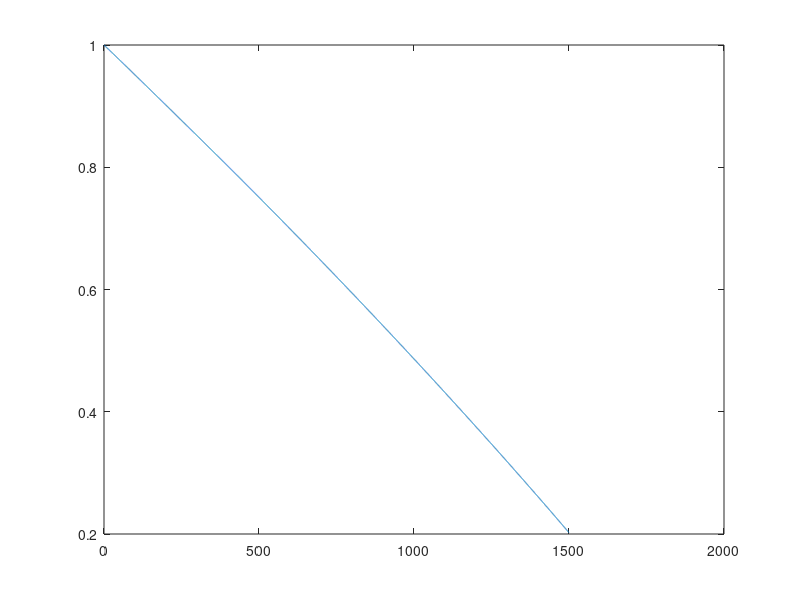
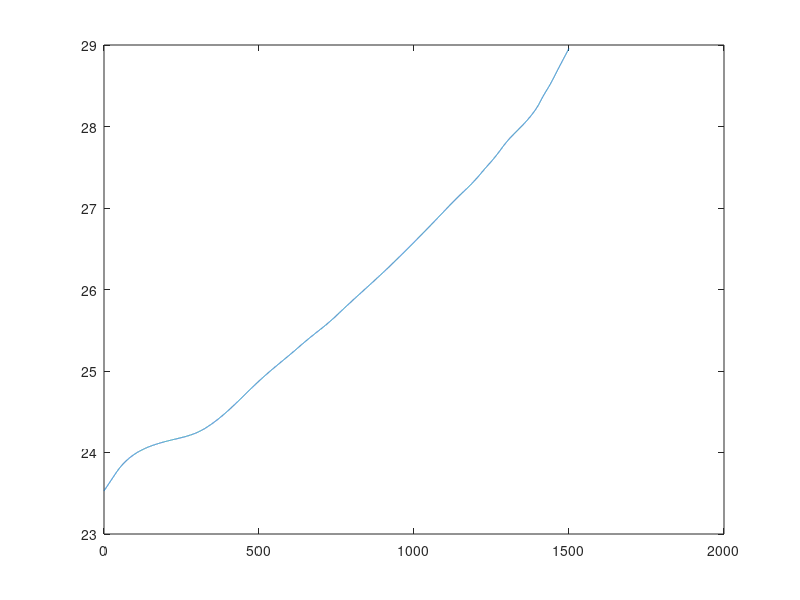

MATLAB code to generate these figures, in order:
clear
clc
close all

load('InterpData.mat')% load x4V0,y4V0,x4R0,y4R0

fs = 10; %Hz, used the same sampling frequency as the temperature measurement for simplicity
Nseries = 144; %battery pack config
Nparallel = 3; %battery pack config
CellCapacity = 4.5; %Ah

Deltat = 1/fs;

t = 0:Deltat:1500; % endurance last about 1500s

Pmean = 14000; %W -> computed from FSG 2025 efficency scoreboard

%initialization (first timestep)
SOC(1) = 1;
V0(1) = interp1(x4V0,y4V0,SOC(1));
Vpack = V0(1)*Nseries;
R0(1) = interp1(x4R0,y4R0,SOC(1));
Req = R0(1)*Nseries/Nparallel;
Iout(1) = (-Vpack + sqrt(max(0,Vpack^2 - 4*Req*Pmean)))/(-2*Req); 
DeltaSOC = -Iout(1)*Deltat/(CellCapacity*Nparallel*3600);


for i = 2:length(t)
    SOC(i) = SOC(i-1) + DeltaSOC; %update the soc
    V0(i) = interp1(x4V0,y4V0,SOC(i)); %update the voltage with the new soc
    Vpack = V0(i)*Nseries;
    R0(i) = interp1(x4R0,y4R0,SOC(i)); %update the resistance with the new soc -> will be used later in thermal model
    Req = R0(i)*Nseries/Nparallel; % equivalent resistance of battery pack, needed to compute battery pack voltage drop
    Iout(i) = (-Vpack + sqrt(max(0,Vpack^2 - 4*Req*Pmean)))/(-2*Req); %current output to satisfy power request (P = I*V + voltage drop on Req)
    DeltaSOC = -Iout(i)*Deltat/(CellCapacity*Nparallel*3600); %compute the soc variation (how much charge goes out)
end

figure
plot(t,SOC)

figure
plot(t,Iout)
